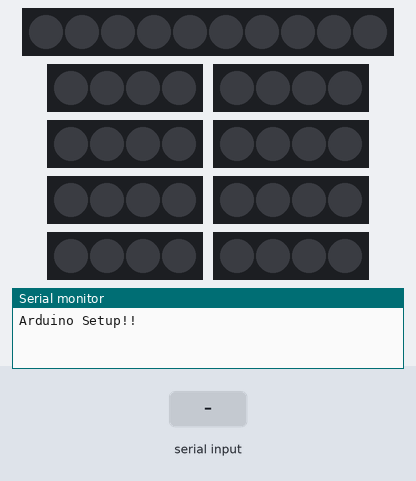
The sketch below on a simulated Arduino Uno, built with avr-gcc and run on an emulated ATmega328P. Shown: 10 RGB LEDs in strip order, left to right, 8 × 4 RGB LEDs in strip order, left to right, the last lines printed to the serial monitor. Inputs (shaded band) come from the test bench.

Above: at 1.2 s.
1.3 s: "hoja:1\n" received over the second serial link
At 1.7 s:
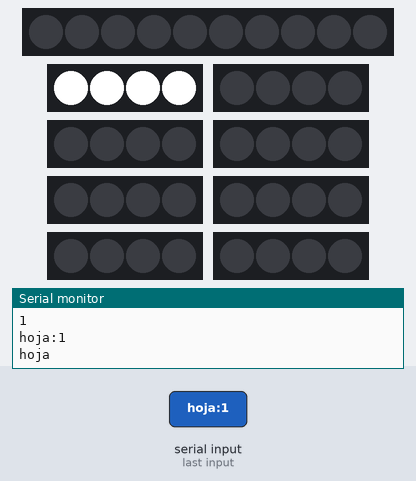
2.8 s: "barra:1\n" received over the second serial link
At 4.0 s:
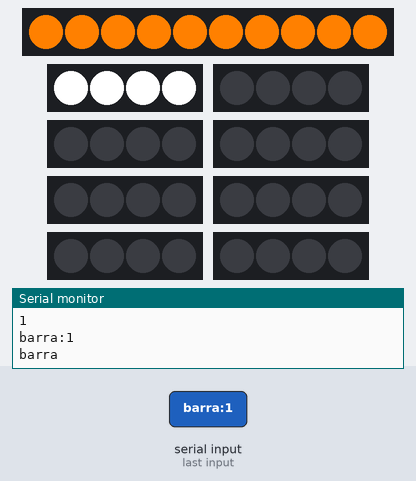
4.3 s: "off:1\n" received over the second serial link
At 5.2 s:
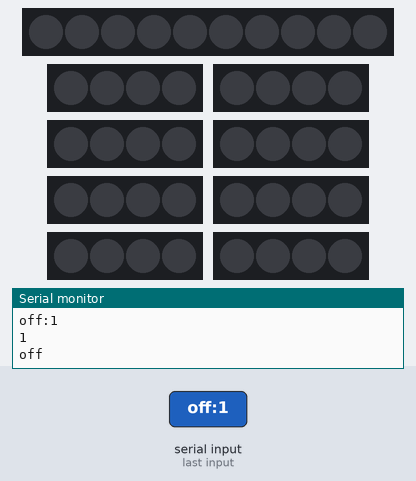
5.8 s: "barra:150\n" received over the second serial link
At 6.3 s:
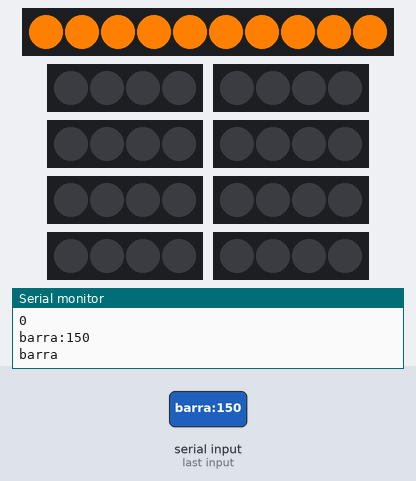
7.3 s: "off:150\n" received over the second serial link
At 8.7 s:
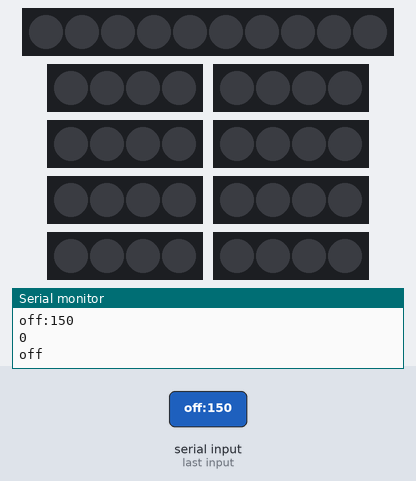
Timing chart, 0 to 9.8 s (numbered marks = the images above; inputs shaded):
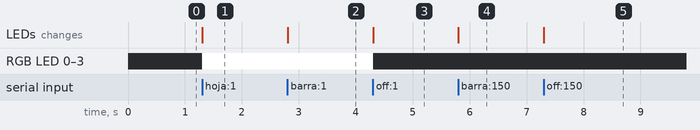

The sketch:

EmotionMingleArduino.ino
```cpp
#include <Adafruit_NeoPixel.h>
#include <SoftwareSerial.h>

//Inicializa el neopixel de la barra del arbol
Adafruit_NeoPixel stripBarra = Adafruit_NeoPixel(10, 4, NEO_GRB + NEO_KHZ800);

//Hojas
/*
Adafruit_NeoPixel strip1 = Adafruit_NeoPixel(4, 12, NEO_GRB + NEO_KHZ800);
Adafruit_NeoPixel strip2 = Adafruit_NeoPixel(4, 9, NEO_GRB + NEO_KHZ800);
Adafruit_NeoPixel strip3 = Adafruit_NeoPixel(4, 5, NEO_GRB + NEO_KHZ800);
Adafruit_NeoPixel strip4 = Adafruit_NeoPixel(4, 11, NEO_GRB + NEO_KHZ800);
Adafruit_NeoPixel strip5 = Adafruit_NeoPixel(4, 7, NEO_GRB + NEO_KHZ800);
Adafruit_NeoPixel strip6 = Adafruit_NeoPixel(4, 6, NEO_GRB + NEO_KHZ800);
Adafruit_NeoPixel strip7 = Adafruit_NeoPixel(4, 8, NEO_GRB + NEO_KHZ800);
Adafruit_NeoPixel strip8 = Adafruit_NeoPixel(4, 10, NEO_GRB + NEO_KHZ800);
*/

//Hojas
//Inicializa los neopixeles de las hojas del arbol
Adafruit_NeoPixel strip1 = Adafruit_NeoPixel(4, 6, NEO_GRB + NEO_KHZ800);
Adafruit_NeoPixel strip2 = Adafruit_NeoPixel(4, 11, NEO_GRB + NEO_KHZ800);
Adafruit_NeoPixel strip3 = Adafruit_NeoPixel(4, 10, NEO_GRB + NEO_KHZ800);
Adafruit_NeoPixel strip4 = Adafruit_NeoPixel(4, 12, NEO_GRB + NEO_KHZ800);
Adafruit_NeoPixel strip5 = Adafruit_NeoPixel(4, 8, NEO_GRB + NEO_KHZ800);
Adafruit_NeoPixel strip6 = Adafruit_NeoPixel(4, 9, NEO_GRB + NEO_KHZ800);
Adafruit_NeoPixel strip7 = Adafruit_NeoPixel(4, 7, NEO_GRB + NEO_KHZ800);
Adafruit_NeoPixel strip8 = Adafruit_NeoPixel(4, 5, NEO_GRB + NEO_KHZ800);


//Inicializa la comunicacion serial para lograr la comunicacion con Gadgeteer
//Se utiliza los puertos 0 y 1 para establecer la comunicacion
SoftwareSerial mySerial(0, 1); // RX, TX

char inData[1000];
int index = 0;
//String inData = "";

//Inicializa un NeoPixel dejando los leds en off
void init(Adafruit_NeoPixel *strip)
{
  strip->begin();
  strip->show(); // Initialize all pixels to 'off'

}

//Recorre todos los leds del strip dado apagando cada uno de ellos
void turnOff(Adafruit_NeoPixel *strip){

  for(int i=0; i<strip->numPixels(); i++){
    strip->setPixelColor(i, 0);
  }

  //Muestra los colores fijados para este strip
  strip->show();

}

//Fija los primeros num_leds_on leds del strip usando el colo dado, el resto de los leds se apaga
void show(Adafruit_NeoPixel *strip, int num_leds_on, int color){

  for(int i=0; i<num_leds_on; i++){
    strip->setPixelColor(i, color);
  }

  for(int i=num_leds_on; i<strip->numPixels(); i++){
    strip->setPixelColor(i, 0);
  }

  strip->show();

}

//Genera un promedio de las emociones positivas y negativas para luego mostrar en la barra los porcentajes asociados
void scaleBar(Adafruit_NeoPixel *strip, int sad, int tired, int stressed, int angry, int happy, int energetic, int relaxed, int calmed)
{
  //Se obtiene la suma de las emociones positivas
  int totalPositivas = happy + energetic + relaxed + calmed;
  //Se obtiene la suma de las emociones negativas
  int totalNegativas = sad + tired + stressed + angry;

  int total = totalPositivas + totalNegativas;

  int ledAzules = (totalNegativas * 10)/total;
  int ledVerdes = strip->numPixels() - ledAzules;

  for(int i=0; i<ledVerdes; i++){
    strip->setPixelColor(i, strip->Color(0, 0, 255));
  }

  for(int i=ledVerdes; i<strip->numPixels(); i++){
    strip->setPixelColor(i, strip->Color(255, 128, 0));
  }

  strip->show();


}

//Define el color de una hoja de acuerdo al valor que se quiera representar
// Si el valor es menor que 2, el strip es blanco
// Si es menor que 4, es Naranjo
// Si es menor que 10, es Amarillo
// En cualquier otro caso, el color es verde
void scale(Adafruit_NeoPixel *strip, int value){

  if(value < 2){
    //Blanco no hay interaccion
    show(strip, 4, strip->Color(255, 255, 255));
  }
  else if(value < 4){
    //Naranjo
    show(strip, 4, strip->Color(255, 128, 0));
  }
  else if(value < 10){
    //Amarillo
    show(strip, 4, strip->Color(255, 255, 0));
  }
  else{
    //Verde
    show(strip, 4, strip->Color(0, 100, 0));
  }

}


//Este metodo se llama al inicio de la ejecucion de Arduino
void setup()
{
  //Se inicializa la comunicacion serial con la consola serial del software Arduino
  Serial.begin(9600);

  Serial.println("Arduino Setup!!");

  // set the data rate for the SoftwareSerial port
  mySerial.begin(4800);

  //Se inicializa la barra apagando los leds
  init(&stripBarra);

  //Se inicializan las hojas apagando los leds
  init(&strip1);
  init(&strip2);
  init(&strip3);
  init(&strip4);
  init(&strip5);
  init(&strip6);
  init(&strip7);
  init(&strip8);


}

//Esta funcion se llama de forma repetitiva
void loop()
{

  //Si hay data por leer la entrada serial la consumo hasta encontrar un caracter newline
  if (mySerial.available())
  {
    char in = mySerial.read();

    Serial.println(in);

    inData[index] = in;
    index++;

    if(in == '\n')
    {
      Serial.println(inData);

      char* operation;

      operation = strtok(inData,":");

      //De acuerdo al valor de operacion se decide si la operacion corresponde a una hoja, barra o off
      if (strcmp(operation, "hoja") == 0 )
      {

        int numHoja = atoi(strtok(NULL, ":"));
        int potenciaHoja = atoi(strtok(NULL, "\n"));

        //Se fija la potencia de la hoja numHoja
        switch(numHoja)
        {
        case 1:
          scale(&strip1, potenciaHoja);
          break;
        case 2:
          scale(&strip2, potenciaHoja);
          break;
        case 3:
          scale(&strip3, potenciaHoja);
          break;
        case 4:
          scale(&strip4, potenciaHoja);
          break;
        case 5:
          scale(&strip5, potenciaHoja);
          break;
        case 6:
          scale(&strip6, potenciaHoja);
          break;
        case 7:
          scale(&strip7, potenciaHoja);
          break;
        case 8:
          scale(&strip8, potenciaHoja);
          break;

        }

      }
      else if (strcmp(operation, "barra") == 0)
      {
        //Se obtienen los valores a mostrar en la barra
        int sad = atoi(strtok(NULL, ":"));
        int tired = atoi(strtok(NULL, ":"));
        int stressed = atoi(strtok(NULL, ":"));
        int angry = atoi(strtok(NULL, ":"));
        int happy = atoi(strtok(NULL, ":"));
        int energetic = atoi(strtok(NULL, ":"));
        int relaxed = atoi(strtok(NULL, ":"));
        int calmed = atoi(strtok(NULL, "\n"));

        scaleBar(&stripBarra, sad, tired, stressed, angry, happy, energetic, relaxed, calmed);


      }
      else if (strcmp(operation, "off") == 0)
      {
        //Si la operacion es off, se apagan las hojas y barra
        turnOff(&strip1);
        turnOff(&strip2);
        turnOff(&strip3);
        turnOff(&strip4);
        turnOff(&strip5);
        turnOff(&strip6);
        turnOff(&strip7);
        turnOff(&strip8);

        turnOff(&stripBarra);

      }

      Serial.println(operation);
      //Serial.println(cmd[1]);
      //Serial.println(cmd[2]);

      index = 0;
      inData[0] = '\0';

    }

  }


}
```

Measured:
- after the input at 1.3 s, RGB LED 0–3: off → RGB(255, 255, 255) at once
- after the input at 2.8 s, the LEDs: change at once (image 2)
- after the input at 4.3 s, RGB LED 0–3: RGB(255, 255, 255) → off at once; the LEDs: change at once (image 3)
- after the input at 5.8 s, the LEDs: change at once (image 4)
- after the input at 7.3 s, the LEDs: change at once (image 5)
